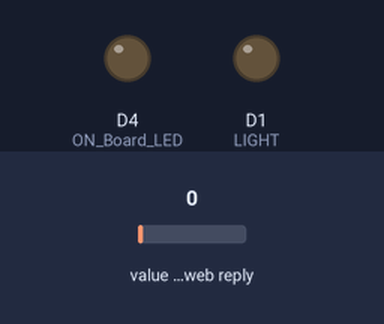
The sketch below on a simulated ESP8266 (NodeMCU). Parts: output pins drawn as LEDs (lit = HIGH). The test bench sets the inputs (shaded band); at power-on: value in the web reply 0. WiFi joins after 1.5 s; servers stay silent unless stated; web services answer with replies made up by the test bench; what the sketch prints to the serial monitor is not drawn.

Above: at 0.0 s.
At 1.4 s:
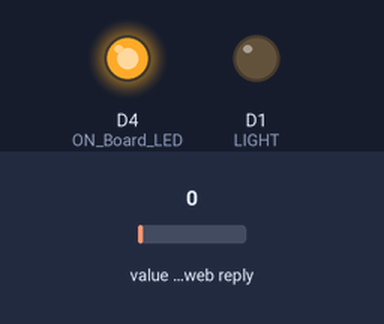
Timing chart, 0 to 2.9 s (numbered marks = the images above):
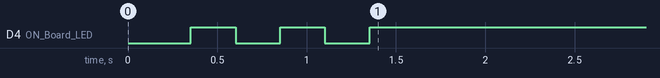

The sketch:

NodeMCU_ESP8266_Control_Relay_From_Anywhere.ino
```cpp
//----------------------------------------Include the NodeMCU ESP8266 Library
//----------------------------------------see here: https://www.youtube.com/watch?v=8jMr94B8iN0 to add NodeMCU ESP8266 library and board
#include <ESP8266WiFi.h>
//----------------------------------------Include the ThingSpeak Library, Download here : https://github.com/mathworks/thingspeak-arduino
#include "ThingSpeak.h"

#define ON_Board_LED D4  //--> Defining an On Board LED, used for indicators when the process of connecting to a wifi router
#define LIGHT D1 //--> Defining LIGHT/Relay Port

//----------------------------------------SSID and Password of your WiFi router/hotspot
const char* ssid     = "DESKTOP-9ND061I 1074";
const char* password = "123456789";

//----------------------------------------Channel ID on ThingSpeak
unsigned long channel = 1083417;

//----------------------------------------Declaration field1, I use field1 for light / relay, if you use many fields, add field1, field2, and so on.
unsigned int field1 = 1;

WiFiClient  client;

//----------------------------------------SETUP
void setup() {
  Serial.begin(115200);
  delay(100);

  pinMode(ON_Board_LED, OUTPUT);  //--> On Board LED port Direction output
  pinMode(LIGHT, OUTPUT); //--> LIGHT/Relay port Direction output

  digitalWrite(ON_Board_LED, HIGH); //--> Turn off Led On Board. Led On Board use active low.
  digitalWrite(LIGHT, LOW); //--> Turn off LIGHT. LIGHT/Relay use active high, some relay modules may be different.

  //----------------------------------------Wait for connection
  WiFi.begin(ssid, password);
  Serial.println("");
  Serial.print("Connecting");
  while (WiFi.status() != WL_CONNECTED) {
    Serial.print(".");
    //----------------------------------------Make the On Board Flashing LED on the process of connecting to the wifi router.
    digitalWrite(ON_Board_LED, LOW);
    delay(250);
    digitalWrite(ON_Board_LED, HIGH);
    delay(250);
  }
  digitalWrite(ON_Board_LED, HIGH); //--> Turn off the On Board LED when it is connected to the wifi router.

  Serial.println("");
  Serial.print("Successfully connected to : ");
  Serial.println(ssid);
  Serial.print("IP address: ");
  Serial.println(WiFi.localIP());
  Serial.print("Netmask: ");
  Serial.println(WiFi.subnetMask());
  Serial.print("Gateway: ");
  Serial.println(WiFi.gatewayIP());
  //----------------------------------------ThingSpeak.begin(client)
  ThingSpeak.begin(client);
}

void loop() {
  int statusCode = 0;

  int last_light_state = ThingSpeak.readFloatField(channel, field1);  //--> get the latest data from the fields on ThingSpeak

  statusCode = ThingSpeak.getLastReadStatus();  //--> Check the status of the read operation to see if it was successful
  if(statusCode == 200){
    if(last_light_state == 1){
      digitalWrite(LIGHT, HIGH);
      Serial.println("LIGHT is On");
    }
    else if(last_light_state == 0){
      digitalWrite(LIGHT, LOW);
      Serial.println("LIGHT is Off");
    }
    Serial.print("The latest data from Field1 on ThingSpeak is : ");
    Serial.println(last_light_state);
  }
  else {
    Serial.println("Problem reading channel. HTTP error code " + String(statusCode));
  }
  delay(15000);
}
```
